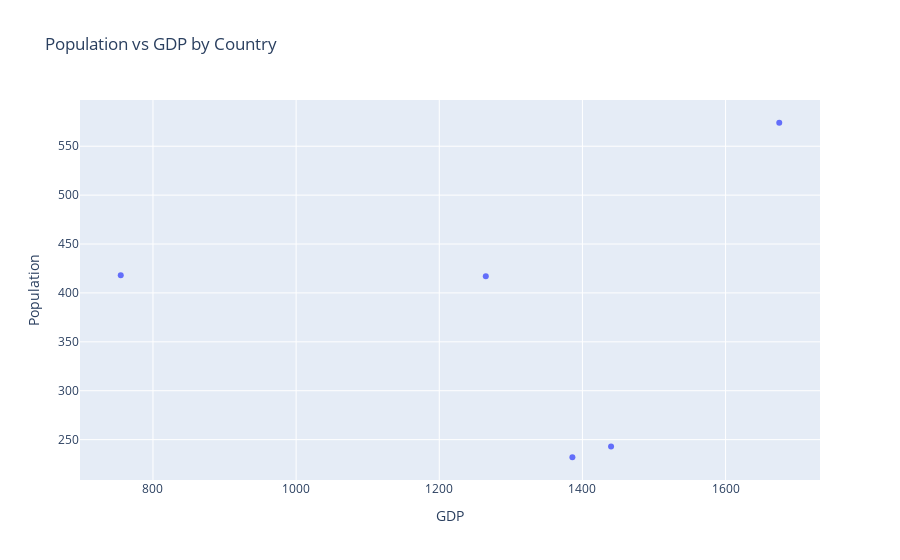

The notebook cell this image was saved under:
### Code cell
fig=go.Figure()
fig.add_trace(go.Scatter(x=df['GDP'],y=df['Population'],mode='markers'))
fig.update_layout(title='Population vs GDP by Country',
    xaxis=dict(title='GDP'),
    yaxis=dict(title='Population'),
    showlegend=False)

# Show the chart
fig.show()

### Figure 1 — Plotly figure (JSON) as saved in the notebook; plotly's stock layout.template omitted (floating-point values rounded to 4 significant figures)
{"data": [{"mode": "markers", "type": "scatter", "x": [1386, 755, 1675, 1440, 1265], "y": [232, 418, 574, 243, 417]}], "layout": {"autosize": true, "showlegend": false, "title": {"text": "Population vs GDP by Country"}, "xaxis": {"autorange": true, "range": [698.8, 1731.0], "title": {"text": "GDP"}, "type": "linear"}, "yaxis": {"autorange": true, "range": [203.8, 602.2], "title": {"text": "Population"}, "type": "linear"}}}
